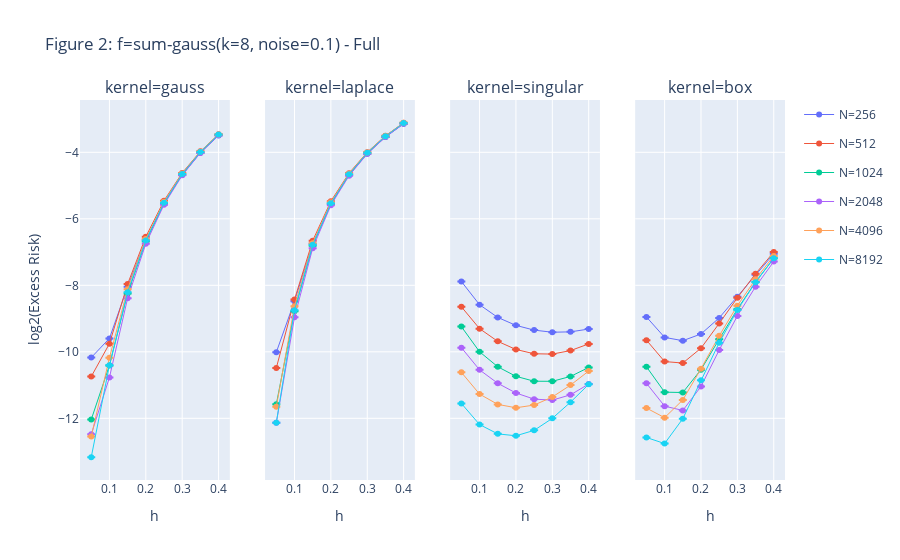

The notebook cell saved with this chart:
### Code cell
fig = make_subplots(
    rows=1, 
    cols=len(varying_variable_values), 
    shared_yaxes=True,
    subplot_titles=[f'{varying_variable}={vvv}' for vvv in varying_variable_values],
)
colors_used = set()

for c, vvv in enumerate(varying_variable_values):
    for logn, result in result_logn[vvv].items():
        x,y, y_std = zip(*result_logn[vvv][logn])
        color = colors_list[logn - logn_lo]

        fig.add_trace(go.Scatter(
            # x=np.log2(x) / logn, 
            x=x,
            y=y, 
            mode='lines+markers', 
            name=f'N={2**logn}', 
            error_y=dict(
                type='data', 
                array=y_std, 
                visible=True
            ),
            line=dict(
                width=1,
                color=colors_list[logn - logn_lo],
                dash='solid',
            ),
            legendgroup=str(logn),
            showlegend=color not in colors_used,
        ), row=1, col=c+1)
        colors_used.add(color)

    if c==0: fig.update_yaxes(title_text="log2(Excess Risk)", row=1, col=c+1)
# for logn, result in result_logn.items():
#     x,y, y_std = zip(*kt_result_logn[logn])
#     fig.add_trace(go.Scatter(
#         x=x, 
#         y=y, 
#         mode='lines+markers', 
#         name=f'N={2**logn}', 
#         error_y=dict(
#             type='data', 
#             array=y_std, 
#             visible=True
#         ),
#         line=dict(
#             width=1,
#             color=colors_list[logn - logn_lo],
#             dash='dot',
#         ),
#         legendgroup=str(logn),
#     ))

# update x axis title
fig.update_xaxes(title_text="h")
# fig.update_layout(title=f'Figure 2: f={f_name}(sigma={noise})')
fig.update_layout(title=f'Figure 2: f={f_name}(k={k}, noise={noise}) - Full')
fig.show()

### Figure 1 — Plotly figure (JSON) as saved in the notebook; plotly's stock layout.template omitted (floating-point values rounded to 4 significant figures)
{"data": [{"error_y": {"array": [0, 0, 0, 0, 0, 0, 0, 0], "type": "data", "visible": true}, "legendgroup": "8", "line": {"color": "#636EFA", "dash": "solid", "width": 1}, "mode": "lines+markers", "name": "N=256", "showlegend": true, "type": "scatter", "x": [0.05, 0.1, 0.15, 0.2, 0.25, 0.3, 0.35, 0.4], "xaxis": "x", "y": [-10.17, -9.596, -8.042, -6.631, -5.527, -4.677, -4.016, -3.494], "yaxis": "y"}, {"error_y": {"array": [0, 0, 0, 0, 0, 0, 0, 0], "type": "data", "visible": true}, "legendgroup": "9", "line": {"color": "#EF553B", "dash": "solid", "width": 1}, "mode": "lines+markers", "name": "N=512", "showlegend": true, "type": "scatter", "x": [0.05, 0.1, 0.15, 0.2, 0.25, 0.3, 0.35, 0.4], "xaxis": "x", "y": [-10.75, -9.755, -7.963, -6.539, -5.454, -4.62, -3.971, -3.457], "yaxis": "y"}, {"error_y": {"array": [0, 0, 0, 0, 0, 0, 0, 0], "type": "data", "visible": true}, "legendgroup": "10", "line": {"color": "#00CC96", "dash": "solid", "width": 1}, "mode": "lines+markers", "name": "N=1024", "showlegend": true, "type": "scatter", "x": [0.05, 0.1, 0.15, 0.2, 0.25, 0.3, 0.35, 0.4], "xaxis": "x", "y": [-12.04, -10.41, -8.244, -6.684, -5.537, -4.672, -4.005, -3.479], "yaxis": "y"}, {"error_y": {"array": [0, 0, 0, 0, 0, 0, 0, 0], "type": "data", "visible": true}, "legendgroup": "11", "line": {"color": "#AB63FA", "dash": "solid", "width": 1}, "mode": "lines+markers", "name": "N=2048", "showlegend": true, "type": "scatter", "x": [0.05, 0.1, 0.15, 0.2, 0.25, 0.3, 0.35, 0.4], "xaxis": "x", "y": [-12.48, -10.77, -8.387, -6.752, -5.574, -4.693, -4.018, -3.488], "yaxis": "y"}, {"error_y": {"array": [0, 0, 0, 0, 0, 0, 0, 0], "type": "data", "visible": true}, "legendgroup": "12", "line": {"color": "#FFA15A", "dash": "solid", "width": 1}, "mode": "lines+markers", "name": "N=4096", "showlegend": true, "type": "scatter", "x": [0.05, 0.1, 0.15, 0.2, 0.25, 0.3, 0.35, 0.4], "xaxis": "x", "y": [-12.55, -10.18, -8.115, -6.61, -5.489, -4.638, -3.98, -3.461], "yaxis": "y"}, {"error_y": {"array": [0, 0, 0, 0, 0, 0, 0, 0], "type": "data", "visible": true}, "legendgroup": "13", "line": {"color": "#19D3F3", "dash": "solid", "width": 1}, "mode": "lines+markers", "name": "N=8192", "showlegend": true, "type": "scatter", "x": [0.05, 0.1, 0.15, 0.2, 0.25, 0.3, 0.35, 0.4], "xaxis": "x", "y": [-13.17, -10.4, -8.205, -6.655, -5.515, -4.654, -3.99, -3.466], "yaxis": "y"}, {"error_y": {"array": [0, 0, 0, 0, 0, 0, 0, 0], "type": "data", "visible": true}, "legendgroup": "8", "line": {"color": "#636EFA", "dash": "solid", "width": 1}, "mode": "lines+markers", "name": "N=256", "showlegend": false, "type": "scatter", "x": [0.05, 0.1, 0.15, 0.2, 0.25, 0.3, 0.35, 0.4], "xaxis": "x2", "y": [-10.01, -8.478, -6.747, -5.541, -4.682, -4.04, -3.541, -3.143], "yaxis": "y2"}, {"error_y": {"array": [0, 0, 0, 0, 0, 0, 0, 0], "type": "data", "visible": true}, "legendgroup": "9", "line": {"color": "#EF553B", "dash": "solid", "width": 1}, "mode": "lines+markers", "name": "N=512", "showlegend": false, "type": "scatter", "x": [0.05, 0.1, 0.15, 0.2, 0.25, 0.3, 0.35, 0.4], "xaxis": "x2", "y": [-10.49, -8.428, -6.658, -5.47, -4.627, -3.995, -3.504, -3.111], "yaxis": "y2"}, {"error_y": {"array": [0, 0, 0, 0, 0, 0, 0, 0], "type": "data", "visible": true}, "legendgroup": "10", "line": {"color": "#00CC96", "dash": "solid", "width": 1}, "mode": "lines+markers", "name": "N=1024", "showlegend": false, "type": "scatter", "x": [0.05, 0.1, 0.15, 0.2, 0.25, 0.3, 0.35, 0.4], "xaxis": "x2", "y": [-11.58, -8.778, -6.811, -5.555, -4.68, -4.032, -3.53, -3.131], "yaxis": "y2"}, {"error_y": {"array": [0, 0, 0, 0, 0, 0, 0, 0], "type": "data", "visible": true}, "legendgroup": "11", "line": {"color": "#AB63FA", "dash": "solid", "width": 1}, "mode": "lines+markers", "name": "N=2048", "showlegend": false, "type": "scatter", "x": [0.05, 0.1, 0.15, 0.2, 0.25, 0.3, 0.35, 0.4], "xaxis": "x2", "y": [-12.13, -8.964, -6.884, -5.592, -4.702, -4.046, -3.54, -3.138], "yaxis": "y2"}, {"error_y": {"array": [0, 0, 0, 0, 0, 0, 0, 0], "type": "data", "visible": true}, "legendgroup": "12", "line": {"color": "#FFA15A", "dash": "solid", "width": 1}, "mode": "lines+markers", "name": "N=4096", "showlegend": false, "type": "scatter", "x": [0.05, 0.1, 0.15, 0.2, 0.25, 0.3, 0.35, 0.4], "xaxis": "x2", "y": [-11.65, -8.632, -6.732, -5.505, -4.646, -4.006, -3.51, -3.114], "yaxis": "y2"}, {"error_y": {"array": [0, 0, 0, 0, 0, 0, 0, 0], "type": "data", "visible": true}, "legendgroup": "13", "line": {"color": "#19D3F3", "dash": "solid", "width": 1}, "mode": "lines+markers", "name": "N=8192", "showlegend": false, "type": "scatter", "x": [0.05, 0.1, 0.15, 0.2, 0.25, 0.3, 0.35, 0.4], "xaxis": "x2", "y": [-12.13, -8.753, -6.782, -5.532, -4.661, -4.016, -3.516, -3.119], "yaxis": "y2"}, {"error_y": {"array": [0, 0, 0, 0, 0, 0, 0, 0], "type": "data", "visible": true}, "legendgroup": "8", "line": {"color": "#636EFA", "dash": "solid", "width": 1}, "mode": "lines+markers", "name": "N=256", "showlegend": false, "type": "scatter", "x": [0.05, 0.1, 0.15, 0.2, 0.25, 0.3, 0.35, 0.4], "xaxis": "x3", "y": [-7.885, -8.584, -8.966, -9.205, -9.348, -9.411, -9.4, -9.316], "yaxis": "y3"}, {"error_y": {"array": [0, 0, 0, 0, 0, 0, 0, 0], "type": "data", "visible": true}, "legendgroup": "9", "line": {"color": "#EF553B", "dash": "solid", "width": 1}, "mode": "lines+markers", "name": "N=512", "showlegend": false, "type": "scatter", "x": [0.05, 0.1, 0.15, 0.2, 0.25, 0.3, 0.35, 0.4], "xaxis": "x3", "y": [-8.645, -9.303, -9.685, -9.93, -10.06, -10.07, -9.963, -9.763], "yaxis": "y3"}, {"error_y": {"array": [0, 0, 0, 0, 0, 0, 0, 0], "type": "data", "visible": true}, "legendgroup": "10", "line": {"color": "#00CC96", "dash": "solid", "width": 1}, "mode": "lines+markers", "name": "N=1024", "showlegend": false, "type": "scatter", "x": [0.05, 0.1, 0.15, 0.2, 0.25, 0.3, 0.35, 0.4], "xaxis": "x3", "y": [-9.243, -9.999, -10.45, -10.74, -10.88, -10.89, -10.74, -10.47], "yaxis": "y3"}, {"error_y": {"array": [0, 0, 0, 0, 0, 0, 0, 0], "type": "data", "visible": true}, "legendgroup": "11", "line": {"color": "#AB63FA", "dash": "solid", "width": 1}, "mode": "lines+markers", "name": "N=2048", "showlegend": false, "type": "scatter", "x": [0.05, 0.1, 0.15, 0.2, 0.25, 0.3, 0.35, 0.4], "xaxis": "x3", "y": [-9.875, -10.54, -10.95, -11.24, -11.42, -11.45, -11.29, -10.97], "yaxis": "y3"}, {"error_y": {"array": [0, 0, 0, 0, 0, 0, 0, 0], "type": "data", "visible": true}, "legendgroup": "12", "line": {"color": "#FFA15A", "dash": "solid", "width": 1}, "mode": "lines+markers", "name": "N=4096", "showlegend": false, "type": "scatter", "x": [0.05, 0.1, 0.15, 0.2, 0.25, 0.3, 0.35, 0.4], "xaxis": "x3", "y": [-10.62, -11.27, -11.58, -11.68, -11.6, -11.36, -11.0, -10.58], "yaxis": "y3"}, {"error_y": {"array": [0, 0, 0, 0, 0, 0, 0, 0], "type": "data", "visible": true}, "legendgroup": "13", "line": {"color": "#19D3F3", "dash": "solid", "width": 1}, "mode": "lines+markers", "name": "N=8192", "showlegend": false, "type": "scatter", "x": [0.05, 0.1, 0.15, 0.2, 0.25, 0.3, 0.35, 0.4], "xaxis": "x3", "y": [-11.55, -12.19, -12.47, -12.53, -12.36, -12.0, -11.51, -10.98], "yaxis": "y3"}, {"error_y": {"array": [0, 0, 0, 0, 0, 0, 0, 0], "type": "data", "visible": true}, "legendgroup": "8", "line": {"color": "#636EFA", "dash": "solid", "width": 1}, "mode": "lines+markers", "name": "N=256", "showlegend": false, "type": "scatter", "x": [0.05, 0.1, 0.15, 0.2, 0.25, 0.3, 0.35, 0.4], "xaxis": "x4", "y": [-8.951, -9.566, -9.666, -9.464, -8.98, -8.341, -7.683, -7.052], "yaxis": "y4"}, {"error_y": {"array": [0, 0, 0, 0, 0, 0, 0, 0], "type": "data", "visible": true}, "legendgroup": "9", "line": {"color": "#EF553B", "dash": "solid", "width": 1}, "mode": "lines+markers", "name": "N=512", "showlegend": false, "type": "scatter", "x": [0.05, 0.1, 0.15, 0.2, 0.25, 0.3, 0.35, 0.4], "xaxis": "x4", "y": [-9.649, -10.29, -10.34, -9.891, -9.147, -8.375, -7.651, -7.001], "yaxis": "y4"}, {"error_y": {"array": [0, 0, 0, 0, 0, 0, 0, 0], "type": "data", "visible": true}, "legendgroup": "10", "line": {"color": "#00CC96", "dash": "solid", "width": 1}, "mode": "lines+markers", "name": "N=1024", "showlegend": false, "type": "scatter", "x": [0.05, 0.1, 0.15, 0.2, 0.25, 0.3, 0.35, 0.4], "xaxis": "x4", "y": [-10.45, -11.21, -11.22, -10.54, -9.622, -8.716, -7.904, -7.19], "yaxis": "y4"}, {"error_y": {"array": [0, 0, 0, 0, 0, 0, 0, 0], "type": "data", "visible": true}, "legendgroup": "11", "line": {"color": "#AB63FA", "dash": "solid", "width": 1}, "mode": "lines+markers", "name": "N=2048", "showlegend": false, "type": "scatter", "x": [0.05, 0.1, 0.15, 0.2, 0.25, 0.3, 0.35, 0.4], "xaxis": "x4", "y": [-10.95, -11.63, -11.76, -11.04, -9.947, -8.922, -8.041, -7.287], "yaxis": "y4"}, {"error_y": {"array": [0, 0, 0, 0, 0, 0, 0, 0], "type": "data", "visible": true}, "legendgroup": "12", "line": {"color": "#FFA15A", "dash": "solid", "width": 1}, "mode": "lines+markers", "name": "N=4096", "showlegend": false, "type": "scatter", "x": [0.05, 0.1, 0.15, 0.2, 0.25, 0.3, 0.35, 0.4], "xaxis": "x4", "y": [-11.69, -11.98, -11.45, -10.51, -9.517, -8.613, -7.816, -7.119], "yaxis": "y4"}, {"error_y": {"array": [0, 0, 0, 0, 0, 0, 0, 0], "type": "data", "visible": true}, "legendgroup": "13", "line": {"color": "#19D3F3", "dash": "solid", "width": 1}, "mode": "lines+markers", "name": "N=8192", "showlegend": false, "type": "scatter", "x": [0.05, 0.1, 0.15, 0.2, 0.25, 0.3, 0.35, 0.4], "xaxis": "x4", "y": [-12.58, -12.76, -12.01, -10.85, -9.725, -8.745, -7.906, -7.183], "yaxis": "y4"}], "layout": {"annotations": [{"font": {"size": 16}, "showarrow": false, "text": "kernel=gauss", "x": 0.1062, "xanchor": "center", "xref": "paper", "y": 1, "yanchor": "bottom", "yref": "paper"}, {"font": {"size": 16}, "showarrow": false, "text": "kernel=laplace", "x": 0.3688, "xanchor": "center", "xref": "paper", "y": 1, "yanchor": "bottom", "yref": "paper"}, {"font": {"size": 16}, "showarrow": false, "text": "kernel=singular", "x": 0.6313, "xanchor": "center", "xref": "paper", "y": 1, "yanchor": "bottom", "yref": "paper"}, {"font": {"size": 16}, "showarrow": false, "text": "kernel=box", "x": 0.8938, "xanchor": "center", "xref": "paper", "y": 1, "yanchor": "bottom", "yref": "paper"}], "title": {"text": "Figure 2: f=sum-gauss(k=8, noise=0.1) - Full"}, "xaxis": {"anchor": "y", "domain": [0, 0.2125], "title": {"text": "h"}}, "xaxis2": {"anchor": "y2", "domain": [0.2625, 0.475], "title": {"text": "h"}}, "xaxis3": {"anchor": "y3", "domain": [0.525, 0.7375], "title": {"text": "h"}}, "xaxis4": {"anchor": "y4", "domain": [0.7875, 1], "title": {"text": "h"}}, "yaxis": {"anchor": "x", "domain": [0, 1], "title": {"text": "log2(Excess Risk)"}}, "yaxis2": {"anchor": "x2", "domain": [0, 1], "matches": "y", "showticklabels": false}, "yaxis3": {"anchor": "x3", "domain": [0, 1], "matches": "y", "showticklabels": false}, "yaxis4": {"anchor": "x4", "domain": [0, 1], "matches": "y", "showticklabels": false}}}
